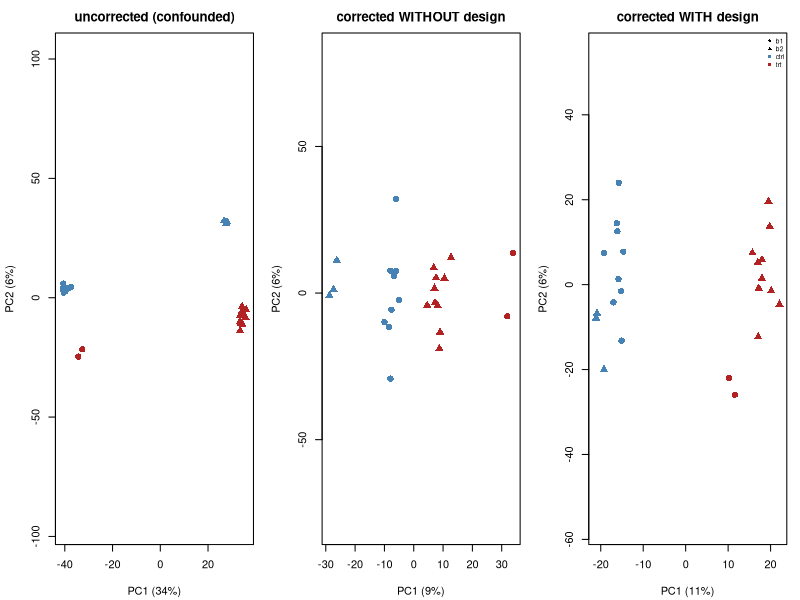

The R script that drew this image:
## ---- chunk 1
MODULE_NAME <- "19_batch_effects"
OUT <- file.path(Sys.getenv("STATS_OUT", unset = "results"), MODULE_NAME)
dir.create(OUT, recursive = TRUE, showWarnings = FALSE)
header <- function(txt) cat("\n", strrep("=", 72), "\n", txt, "\n",
                            strrep("=", 72), "\n", sep = "")
## ---- chunk 2
header("1. A multi-batch experiment with known truth (19.1)")
simulate_batches <- function(n_per_group = 12, G = 2000, n_de = 200, effect = 1.8,
                             batch_shift = 1.5, batch_scale = 1.6, confounding = 0) {
  n <- 2 * n_per_group
  condition <- rep(c("ctrl", "trt"), each = n_per_group)
  follow <- runif(n) < confounding
  batch <- ifelse(follow, ifelse(condition == "ctrl", "b1", "b2"),
                  sample(c("b1", "b2"), n, TRUE))
  ## Guard against n_de > G (the identifiability demo below uses a small G).
  n_de <- min(n_de, G)
  alpha <- rnorm(G, 8, 1.5)
  beta <- numeric(G); beta[seq_len(n_de)] <- effect * sample(c(-1, 1), n_de, TRUE)
  gamma <- rnorm(G, 0, batch_shift)
  delta <- exp(rnorm(G, 0, log(batch_scale)))
  Y <- matrix(0, G, n)
  for (j in seq_len(n)) {
    shift <- if (batch[j] == "b2") gamma else 0
    scl <- if (batch[j] == "b2") delta else 1
    Y[, j] <- alpha + beta * (condition[j] == "trt") + shift + scl * rnorm(G)
  }
  dimnames(Y) <- list(sprintf("G%04d", seq_len(G)), sprintf("S%02d", seq_len(n)))
  list(Y = Y, meta = data.frame(condition = condition, batch = batch,
                                row.names = colnames(Y)),
       truth = beta != 0)
}
set.seed(1901)
sim <- simulate_batches()
print(table(sim$meta$condition, sim$meta$batch))
cat(sprintf("\n  %d of %d genes are truly differential\n", sum(sim$truth), length(sim$truth)))
## ---- chunk 3
header("2. Which factor dominates the variance?")
pc_metadata_table <- function(Y, meta, n_pc = 4) {
  pca <- prcomp(t(Y), center = TRUE)
  pve <- pca$sdev^2 / sum(pca$sdev^2)
  out <- data.frame(PC = 1:n_pc, PVE = pve[1:n_pc])
  for (col in names(meta))
    out[[col]] <- sapply(1:n_pc, function(j)
      summary(lm(pca$x[, j] ~ factor(meta[[col]])))$r.squared)
  list(tab = out, scores = pca$x, pve = pve)
}
d1 <- pc_metadata_table(sim$Y, sim$meta)
print(format(d1$tab, digits = 3), row.names = FALSE)
cat("\n  PC1 is dominated by BATCH. Build this table before interpreting\n")
cat("  anything (stats.md eq. 17.6).\n")
## ---- chunk 4
header("3. Complete vs partial confounding (19.3)")
cat(sprintf("  %-14s%-26s%12s%18s%8s\n", "confounding", "cond x batch table",
            "rank/ncol", "R^2(cond~batch)", "VIF"))
for (conf in c(0, 0.5, 0.8, 1.0)) {
  set.seed(1902 + round(conf*10))
  s <- simulate_batches(confounding = conf, G = 50)
  ct <- as.vector(table(s$meta$condition, s$meta$batch))
  X <- model.matrix(~ factor(condition) + factor(batch), data = s$meta)
  r2 <- suppressWarnings(cor(as.numeric(s$meta$condition == "trt"),
                             as.numeric(s$meta$batch == "b2"))^2)
  if (is.na(r2)) r2 <- 1
  cat(sprintf("  %-14.1f%-26s%12s%18.3f%8s\n", conf, paste(ct, collapse = " "),
              sprintf("%d/%d", qr(X)$rank, ncol(X)), r2,
              if (r2 < 1) sprintf("%.2f", 1/(1-r2)) else "Inf"))
}
cat("\n  At confounding = 1.0 the design matrix is RANK DEFICIENT: the\n")
cat("  condition effect is not estimable by ANY method. At 0.8 it is\n")
cat("  estimable but the SE is inflated by sqrt(VIF).\n")
## ---- chunk 5
header("4. Location-scale correction, with and without the design (19.2)")
combat_like <- function(Y, batch, mod = NULL) {
  ## The non-empirical-Bayes core of ComBat, stats.md eq. (19.2). `mod` is the
  ## BIOLOGICAL design; supplying it is what PROTECTS the biology.
  batch <- factor(batch); levs <- levels(batch)
  B <- model.matrix(~ batch - 1)
  X <- if (is.null(mod)) B else cbind(B, mod)
  coef <- qr.coef(qr(X), t(Y))
  n_b <- ncol(B)
  w <- as.numeric(table(batch)) / length(batch)
  grand <- as.vector(w %*% coef[1:n_b,, drop = FALSE])
  bio <- if (is.null(mod)) 0 else mod %*% coef[-(1:n_b),, drop = FALSE]
  fitted <- X %*% coef
  resid <- t(Y) - fitted
  pooled_var <- colSums(resid^2) / (nrow(X) - ncol(X))
  Ystar <- Y
  for (l in levs) {
    sel <- batch == l
    delta <- sqrt(pmax(colMeans(resid[sel,, drop = FALSE]^2) /
                         pmax(pooled_var, 1e-12), 1e-12))
    centred <- sweep(t(Y[, sel, drop = FALSE]) - fitted[sel,, drop = FALSE], 2, delta, "/")
    add <- sweep(centred, 2, grand, "+")
    if (!is.null(mod)) add <- add + bio[sel,, drop = FALSE]
    Ystar[, sel] <- t(add)
  }
  Ystar
}
de_test <- function(Y, meta) {
  a <- Y[, meta$condition == "ctrl", drop = FALSE]
  b <- Y[, meta$condition == "trt", drop = FALSE]
  n1 <- ncol(a); n2 <- ncol(b)
  m1 <- rowMeans(a); m2 <- rowMeans(b)
  v1 <- apply(a, 1, var); v2 <- apply(b, 1, var)
  se <- sqrt(v1/n1 + v2/n2)
  df <- (v1/n1 + v2/n2)^2 / ((v1/n1)^2/(n1-1) + (v2/n2)^2/(n2-1))
  2 * pt(abs((m1 - m2)/se), df, lower.tail = FALSE)
}
de_adjusted <- function(Y, meta) {                               # eq. (19.4)
  X <- model.matrix(~ factor(condition) + factor(batch), data = meta)
  coef <- qr.coef(qr(X), t(Y))
  resid <- t(Y) - X %*% coef
  dof <- nrow(X) - ncol(X)
  s2 <- colSums(resid^2) / dof
  se <- sqrt(s2 * chol2inv(qr.R(qr(X)))[2, 2])
  2 * pt(abs(coef[2, ] / se), dof, lower.tail = FALSE)
}
evaluate <- function(pv, truth, label) {
  q <- p.adjust(pv, "BH"); rej <- q < 0.05
  tp <- sum(rej & truth); fp <- sum(rej & !truth)
  cat(sprintf("  %-40s%7d%7d%7d%10.2f%8.3f\n", label, sum(rej), tp, fp,
              tp/sum(truth), fp/max(sum(rej), 1)))
}
compare_all <- function(conf, seed) {
  set.seed(seed)
  s <- simulate_batches(confounding = conf)
  bio <- model.matrix(~ factor(condition), data = s$meta)[, 2, drop = FALSE]
  cat(sprintf("\n  --- confounding = %.1f;  cond x batch table = %s ---\n", conf,
              paste(as.vector(table(s$meta$condition, s$meta$batch)), collapse = " ")))
  cat(sprintf("  %-40s%7s%7s%7s%10s%8s\n", "analysis", "rej", "TP", "FP", "sens", "FDP"))
  evaluate(de_test(s$Y, s$meta), s$truth, "no correction, no adjustment")
  evaluate(de_test(combat_like(s$Y, s$meta$batch, NULL), s$meta), s$truth,
           "matrix corrected WITHOUT the design")
  evaluate(de_test(combat_like(s$Y, s$meta$batch, bio), s$meta), s$truth,
           "matrix corrected WITH the design")
  evaluate(de_adjusted(s$Y, s$meta), s$truth, "batch IN THE MODEL (19.4)")
  s
}
invisible(compare_all(0, 1901))
sim_c <- compare_all(0.6, 1911)
cat("\n  Read the two blocks together:\n")
cat("   * BALANCED: every strategy works. Removing batch means cannot touch\n")
cat("     the condition effect because the two are ORTHOGONAL. This is the\n")
cat("     strongest argument for balanced allocation at the design stage.\n")
cat("   * CONFOUNDED: correcting WITHOUT the design strips out real biology.\n")
cat("     Supplying the design, or adjusting in the model, protects it.\n")
cat("\n  Look at the FDP column in the confounded block. Model-based adjustment\n")
cat("  holds FDP near nominal while the corrected MATRIX overshoots: the\n")
cat("  correction was ESTIMATED, and a corrected matrix discards that\n")
cat("  uncertainty. Correct the matrix for VISUALISATION; adjust in the model\n")
cat("  for INFERENCE.\n")
## ---- chunk 6
header("5. Estimating unrecorded batch as surrogate variables (19.5)")
set.seed(1903)
s2 <- simulate_batches()
bio2 <- model.matrix(~ factor(condition), data = s2$meta)
coef_bio <- qr.coef(qr(bio2), t(s2$Y))
R <- t(s2$Y) - bio2 %*% coef_bio                                 # eq. (19.5)
sv <- svd(R)
SV <- sv$u[, 1, drop = FALSE]
hidden <- as.numeric(s2$meta$batch == "b2")
cat(sprintf("  |correlation(SV1, true hidden batch)| = %.4f\n", abs(cor(SV[,1], hidden))))
cat(sprintf("  residual variance explained by SV1    = %.1f%%\n",
            100 * sv$d[1]^2 / sum(sv$d^2)))
de_with_sv <- function(Y, bio, svs) {
  X <- cbind(1, bio, svs)
  coef <- qr.coef(qr(X), t(Y))
  resid <- t(Y) - X %*% coef
  dof <- nrow(X) - ncol(X)
  se <- sqrt((colSums(resid^2)/dof) * chol2inv(qr.R(qr(X)))[2, 2])
  2 * pt(abs(coef[2, ]/se), dof, lower.tail = FALSE)
}
cat(sprintf("\n  %-40s%7s%7s%7s%10s%8s\n", "analysis", "rej", "TP", "FP", "sens", "FDP"))
evaluate(de_test(s2$Y, s2$meta), s2$truth, "ignore the hidden batch")
evaluate(de_with_sv(s2$Y, bio2[, 2], SV), s2$truth, "adjust for 1 surrogate variable")
evaluate(de_adjusted(s2$Y, s2$meta), s2$truth, "adjust for the TRUE batch (oracle)")
cat("\n  The surrogate variable recovers most of what knowing the true batch\n")
cat("  would have given. RUV is the alternative, using NEGATIVE CONTROL\n")
cat("  features (eq. 19.6) - valid only if those controls really are\n")
cat("  unaffected by the biology, an assumption to defend.\n")
## ---- chunk 7
header("6. Batch removal AND biology preservation")
bio_c <- model.matrix(~ factor(condition), data = sim_c$meta)[, 2, drop = FALSE]
knn_mixing <- function(Y, meta, k = 5) {
  D <- as.matrix(dist(t(Y))); diag(D) <- Inf
  b <- meta$batch
  mean(sapply(seq_along(b), function(i) mean(b[order(D[i, ])[1:k]] != b[i])))
}
cat("  (using the PARTIALLY CONFOUNDED dataset, where the choice matters)\n")
cat(sprintf("  %-40s%15s%14s%12s%14s\n", "matrix", "PC1 R^2 batch", "PC1 R^2 cond",
            "kNN mixing", "true-DE sens"))
for (row_ in list(list("uncorrected", sim_c$Y),
                  list("corrected WITHOUT design", combat_like(sim_c$Y, sim_c$meta$batch, NULL)),
                  list("corrected WITH design", combat_like(sim_c$Y, sim_c$meta$batch, bio_c)))) {
  M <- row_[[2]]
  pcm <- pc_metadata_table(M, sim_c$meta, n_pc = 1)$tab
  q <- p.adjust(de_test(M, sim_c$meta), "BH")
  cat(sprintf("  %-40s%15.3f%14.3f%12.3f%14.2f\n", row_[[1]],
              pcm$batch[1], pcm$condition[1], knn_mixing(M, sim_c$meta),
              sum(q < 0.05 & sim_c$truth)/sum(sim_c$truth)))
}
cat("\n  Read the columns against each other. The design-BLIND correction wins\n")
cat("  on every 'batch removal' metric - PC1 batch R^2 of 0.000 and near-\n")
cat("  perfect kNN mixing - and yet recovers ZERO true genes. It scored best\n")
cat("  on the thing that is easy to measure while destroying the thing you\n")
cat("  cared about. The design-aware correction leaves some batch structure\n")
cat("  behind and keeps the biology.\n")
cat("\n  That asymmetry is the whole lesson: a mixing metric ALONE rewards\n")
cat("  overcorrection. Always report a biology-preservation metric beside it\n")
cat("  (stats.md Topic 19).\n")
## ---- chunk 8
png(file.path(OUT, "batch_effects.png"), width = 1400, height = 430, res = 110)
par(mfrow = c(1, 3), mar = c(4.2, 4.2, 2.5, 1))
for (row_ in list(list("uncorrected (confounded)", sim_c$Y),
                  list("corrected WITHOUT design", combat_like(sim_c$Y, sim_c$meta$batch, NULL)),
                  list("corrected WITH design", combat_like(sim_c$Y, sim_c$meta$batch, bio_c)))) {
  pcm <- pc_metadata_table(row_[[2]], sim_c$meta)
  plot(pcm$scores[, 1], pcm$scores[, 2], asp = 1,
       pch = c(16, 17)[factor(sim_c$meta$batch)],
       col = c("steelblue", "firebrick")[factor(sim_c$meta$condition)], cex = 1.3,
       xlab = sprintf("PC1 (%.0f%%)", 100*pcm$pve[1]),
       ylab = sprintf("PC2 (%.0f%%)", 100*pcm$pve[2]), main = row_[[1]])
}
legend("topright", c("b1", "b2", "ctrl", "trt"), pch = c(16, 17, 15, 15),
       col = c("black", "black", "steelblue", "firebrick"), bty = "n", cex = 0.6)
invisible(dev.off())
cat("\nFigure written to", file.path(OUT, "batch_effects.png"), "\n")
